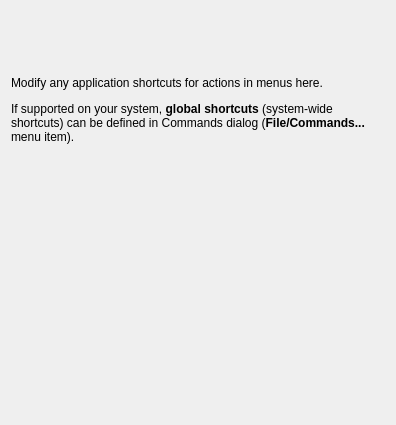
<?xml version="1.0" encoding="UTF-8"?>
<ui version="4.0">
 <class>ConfigTabShortcuts</class>
 <widget class="QWidget" name="ConfigTabShortcuts">
  <property name="geometry">
   <rect>
    <x>0</x>
    <y>0</y>
    <width>396</width>
    <height>425</height>
   </rect>
  </property>
  <layout class="QVBoxLayout" name="verticalLayout">
   <item>
    <widget class="QLabel" name="label">
     <property name="text">
      <string>&lt;p&gt;Modify any application shortcuts for actions in menus here.&lt;/p&gt;
&lt;p&gt;If supported on your system, &lt;b&gt;global shortcuts&lt;/b&gt; (system-wide shortcuts) can be defined in Commands dialog (&lt;b&gt;File/Commands...&lt;/b&gt; menu item).&lt;/p&gt;</string>
     </property>
     <property name="wordWrap">
      <bool>true</bool>
     </property>
    </widget>
   </item>
   <item>
    <widget class="ShortcutsWidget" name="shortcutsWidgetGeneral" native="true"/>
   </item>
  </layout>
 </widget>
 <customwidgets>
  <customwidget>
   <class>ShortcutsWidget</class>
   <extends>QWidget</extends>
   <header>gui/shortcutswidget.h</header>
   <container>1</container>
  </customwidget>
 </customwidgets>
 <resources/>
 <connections/>
</ui>
